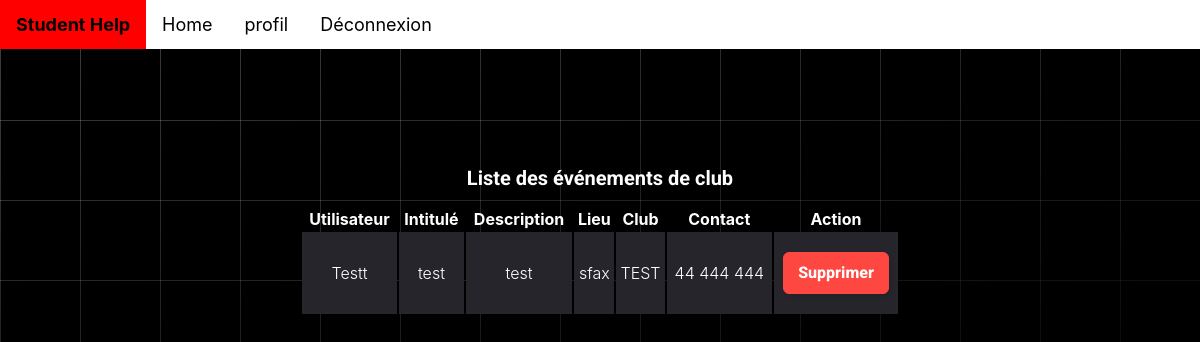
/posts/liste_evenementClub/, run on an earlier commit of the app's database.
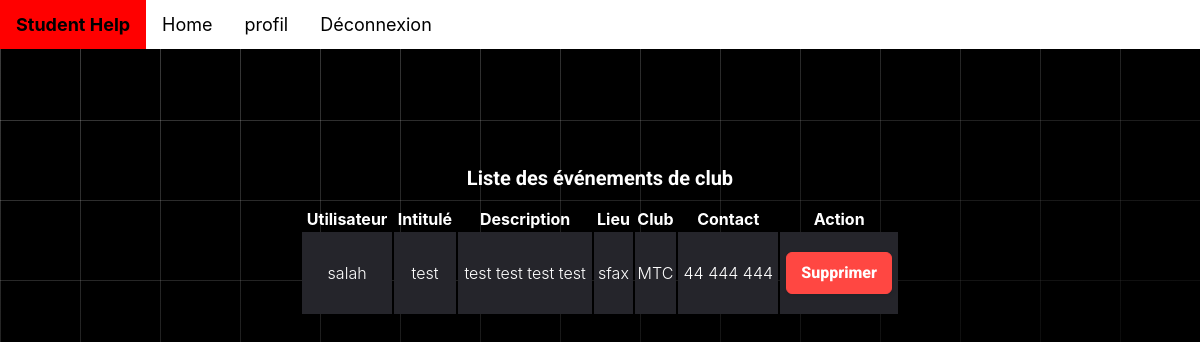
And on a later commit of the database.
### posts/models.py (models this page shows, shortened)
class Poste(models.Model):
    TYPE_CHOICES = [('0', 'offre'), ('1', 'demande')]
    type = models.CharField(max_length=1, choices=TYPE_CHOICES)
    date = models.DateField(null=True, default=date.today)
    user = models.ForeignKey(User, on_delete=models.CASCADE, null=True)
    image = models.ImageField(blank=True)

### student/models.py (models this page shows, shortened)
class Evénement(Poste):
    intitulé = models.CharField(max_length=50)
    description = models.CharField(max_length=100)
    lieu = models.CharField(max_length=50)
    contactInfo = models.CharField(max_length=50)

class EvenClub(Evénement):
    club = models.CharField(max_length=50)

### posts/views.py (the view)
# urls.py: path('liste_evenementClub/',ListPostEvenementClub.as_view(), name='listEvenC'),
class ListPostEvenementClub(ListView):
    model = Poste
    template_name = 'listPosts/list_evenementClub.html'
    context_object_name = 'list_evenementClub'

### posts/templates/listPosts/list_evenementClub.html (shortened to what this page needs)
<!DOCTYPE html>
<html lang="en">
  <head>
    <link rel="stylesheet" href="fonts/icomoon/style.css" />
    <link rel="stylesheet" href="css/owl.carousel.min.css" />
    {% extends "student/base.html" %}
     {% block content %}
  </head>
  <body>
    <div class="content">
      <div class="container">
        <h2 class="mb-5" style="text-align: center">
          Liste des événements de club
        </h2>
        <div class="table-responsive custom-table-responsive">
          <table class="table custom-table">
            <thead>
              <tr>
                <th scope="col">Utilisateur</th>
                <th scope="col">Intitulé</th>
                <th scope="col">Description</th>
                <th scope="col">Lieu</th>
                <th scope="col">Club</th>
                <th scope="col">Contact</th>
                <th scope="col">Action</th>
              </tr>
            </thead>
            <tbody>
              {% if list_evenementClub %} {% for poste in list_evenementClub %}
              {% if poste.evénement.evenclub %}
              <tr scope="row">
                <td>{{ poste.user }}</td>
                <td>{{ poste.evénement.intitulé }}</td>
                <td>{{ poste.evénement.description }}</td>
                <td>{{ poste.evénement.lieu }}</td>
                <td>{{ poste.evénement.evenclub.club }}</td>
                <td>{{ poste.evénement.contactInfo }}</td>
                <td>
                  <form action="{% url 'supprimer_EvC' poste_id=poste.id %}" method="post">
                    <button class="button-24" type="submit">Supprimer</button>
                  </form>
              </td>
              </tr>
              {% endif %} {% endfor %} {% endif %}
            </tbody>
          </table>
        </div>
      </div>
    </div>
    {% endblock %}

What changed in the data, as far as the page shows it:
removed Poste: user "Testt", evénement.intitulé "test", evénement.description "test", evénement.lieu "sfax", evénement.evenclub.club "TEST", evénement.contactInfo "44 444 444"
added Poste: user "salah", evénement.intitulé "test", evénement.description "test test test test", evénement.lieu "sfax", evénement.evenclub.club "MTC", evénement.contactInfo "44 444 444"
